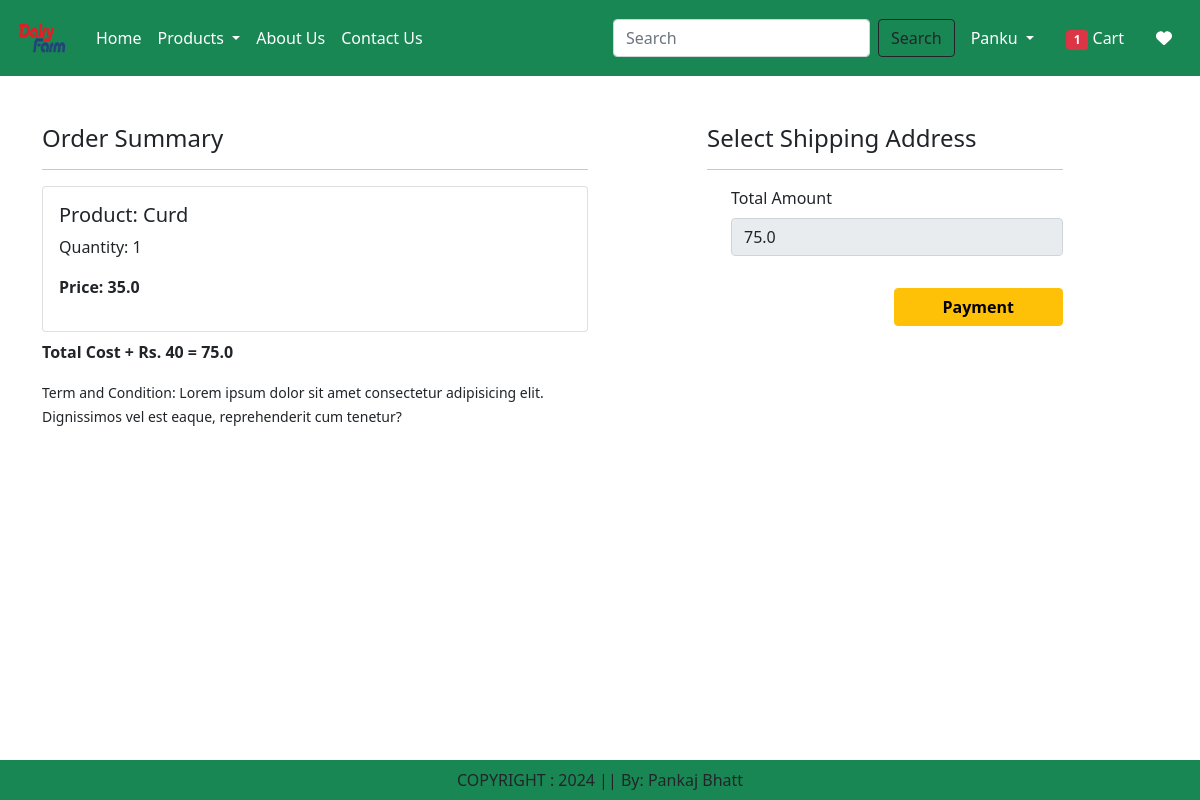
The app's page /checkout/ (signed in) with its own data.
### app/models.py (models this page shows, shortened)
class Cart(models.Model):
    user = models.ForeignKey(User,on_delete=models.CASCADE)
    product = models.ForeignKey(Product,on_delete=models.CASCADE)
    quantity = models.PositiveIntegerField(default=1)

class Product(models.Model):
    title = models.CharField(max_length=100)
    selling_price = models.FloatField()
    discounted_price = models.FloatField()
    description = models.TextField()
    composition = models.TextField(default='')
    prodapp = models.TextField(default='')
    category = models.CharField(choices=CATEGORY_CHOICES, max_length=2)
    product_image = models.ImageField(upload_to='product')

### app/views.py (the view, shortened to what this page needs)
# urls.py: path('checkout/',views.checkout.as_view(),name='checkout'),
@method_decorator(login_required,name='dispatch')
class checkout(View):
    def get(self,request):
            user=request.user
            add= Customer.objects.filter(user=user)
            cart_item = Cart.objects.filter(user=user)
            totalitem = 0
            wishitem = 0
            if request.user.is_authenticated:
                wishitem = len(Wishlist.objects.filter(user=request.user))
                totalitem = len(Cart.objects.filter(user=request.user))
            famount = 0
            for p in cart_item:
                value = p.quantity * p.product.discounted_price
                famount = famount + value
            totalamount = famount + 40
            razoramount = int(totalamount * 100)
            client = razorpay.Client(auth=(settings.RAZOR_KEY_ID, settings.RAZOR_KEY_SECRET))
            data = {"amount":razoramount, 'currency':"INR", 'receipt':"order_rcptid_12"}
            payment_response = client.order.create(data=data)
            print(payment_response)
            order_id = payment_response['id']
            order_status = payment_response['status']
            return render(request,'app/checkout.html',locals())

### app/templates/app/checkout.html (shortened to what this page needs)
{% extends 'app/base.html'%}
{%load static%}
{%block main-content%}
<div class="container">
    <div class="row mt-5">
        <div class="col-sm-6">
            <h4>Order Summary</h4><hr>
            {%for items in cart_item%}
                <div class="card mb-2">
                    <div class="card-body">
                        <h5>Product: {{items.product.title}}</h5>
                        <p>Quantity: {{items.quantity}}</p>
                        <p class="fw-bold">Price: {{items.product.discounted_price}}</p>
                    </div>
                </div>
            {%endfor%}
            <p class="fw-bold">Total Cost + Rs. 40 = {{totalamount}}</p>
            <small>Term and Condition: Lorem ipsum dolor sit amet consectetur adipisicing elit. Dignissimos vel est eaque, reprehenderit cum tenetur?</small>
        </div>
        <div class="col-sm-4 offset-sm-1">
            <h4>Select Shipping Address</h4><hr>
            <form action="" method="post" id="myform">
                <div class="form-check mb-3">
                    <label for="totalamount" class="form-label">Total Amount</label>
                    <input type="number" class="form-control" name="totalamount" value="{{totalamount}}" readonly>
                </div>
                <div class="text-end">
                    <button id="rzp-button1" type='submit' class="btn btn-warning mt-3 px-5 fw-bold">Payment</button>
                </div>
                <br><br><br>
            </form>
        </div>
    </div>
</div>
{%endblock main-content%}

### app/templates/app/base.html (shortened to what this page needs)
<!DOCTYPE html>
{%load static%}
<html lang="en">
<head>
    <link href="https://cdn.jsdelivr.net/npm/bootstrap@5.0.2/dist/css/bootstrap.min.css" rel="stylesheet"
>
    <link rel="stylesheet" href="{% static 'app/css/owl.carousel.min.css'%}">
    <link rel="stylesheet" href="{% static 'app/css/all.min.css'%}">
    <link rel="stylesheet" href="{% static 'app/css/style.css'%}">
</head>
<body>
    <nav class="navbar navbar-expand-lg navbar-dark bg-success">
        <div class="container-fluid">
          <a class="navbar-brand" href="#">
            <img src="{%static 'app/images/logo.png'%}" width="60" height='50' alt="">
          </a>
          <div class="collapse navbar-collapse" id="navbarSupportedContent">
            <ul class="navbar-nav me-auto mb-2 mb-lg-0">
              {%if request.user.is_authenticated%}
              <li class="nav-item">
                <a class="nav-link active" aria-current="page" href="/">Home</a>
              </li>
              <li class="nav-item dropdown">
                <a class="nav-link dropdown-toggle text-white" href="#" id="navbarDropdown" role="button" data-bs-toggle="dropdown" aria-expanded="false">
                  Products
                </a>
              </li>
              <li class="nav-item">
                <a class="nav-link text-white" href="{%url 'about'%}">About Us</a>
              </li>
              <li class="nav-item">
                <a class="nav-link text-white" href="{%url 'contact'%}">Contact Us</a>
              </li>
            </ul>
            <form class="d-flex" role="search" action="/search">
              <input class="form-control me-2" type="search" placeholder="Search" name="search" aria-label="Search">
              <button class="btn btn-outline-dark" type="submit">Search</button>
            </form>
          </div>
          <ul class="navbar-nav me-auto mb-2 mb-lg-0">
            <li class="nav-item dropdown mx-2">
              <a class="nav-link dropdown-toggle text-white" href="#" id="profileDropdown" role="button" data-bs-toggle="dropdown" aria-expanded="false">
                {{request.user|title}}
              </a>
            </li>
            <li class="nav-item mx-2">
              <a href="{%url 'showcart'%}" class="nav-link text-white"><span class="badge bg-danger">{%if totalitem > 0 %} {{totalitem}} {%endif%}</span> Cart</a>
            </li>
            <li class="nav-item mx-2">
              <a href="{%url 'showwishlist'%}" class="nav-link text-white"> <i class="fa fa-heart"></i></a>
            </li>
            {%endif%}
          </ul>
        </div>
      </nav>
    {% block main-content %} {%endblock main-content%}
    <footer class="container-fluid fixed-bottom bg-success text-center p-2 mt-5">
        COPYRIGHT : 2024 || By: Pankaj Bhatt
    </footer>
</body>
</html>

### records on screen
Cart: product "Curd", quantity "1", product.discounted_price "35.0"

### other values on screen
{{ request.user|title }} "Panku"
{{ totalitem }} "1"
{{ totalamount }} "75.0"
